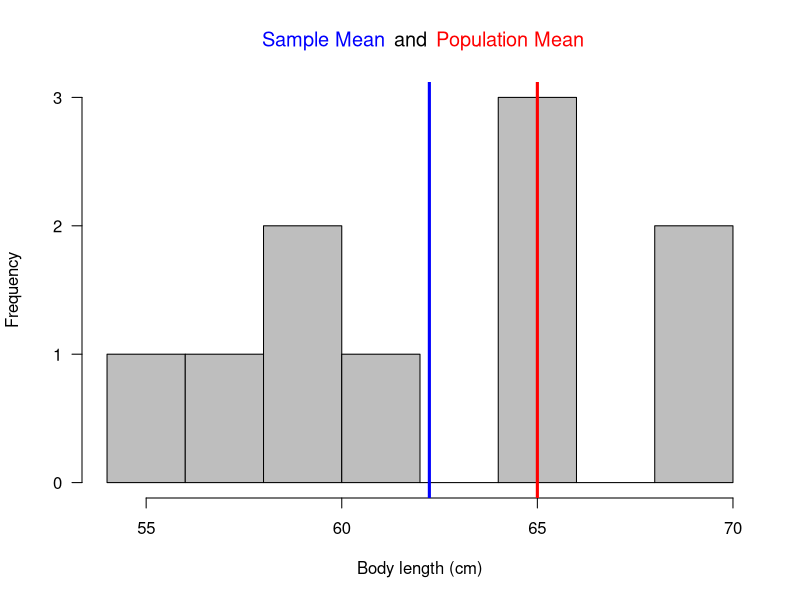
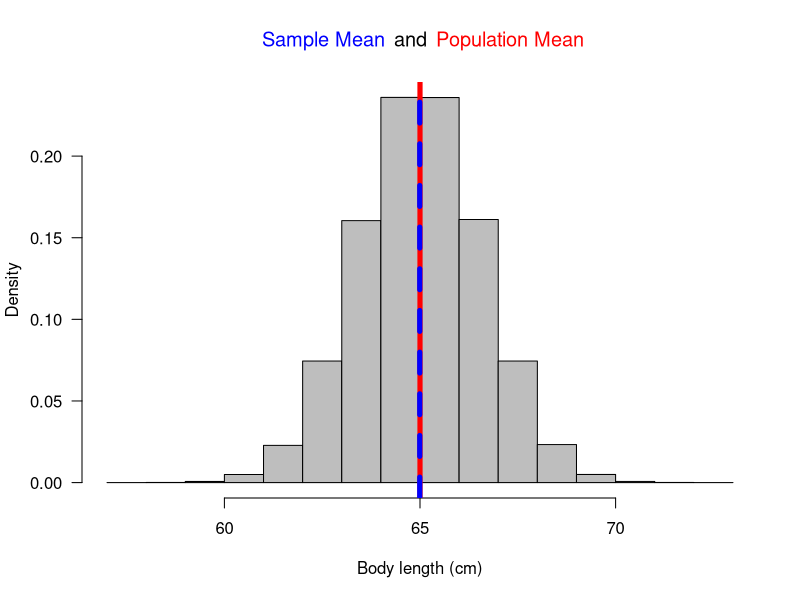
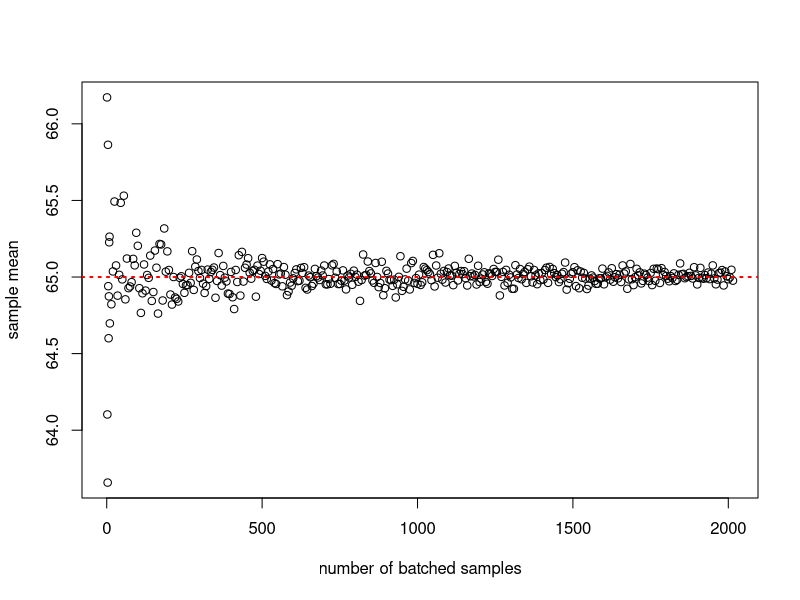
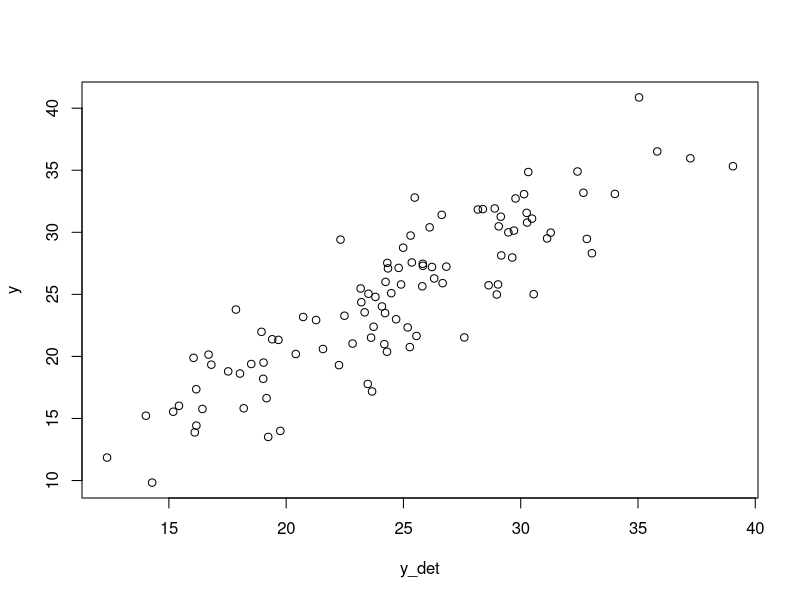
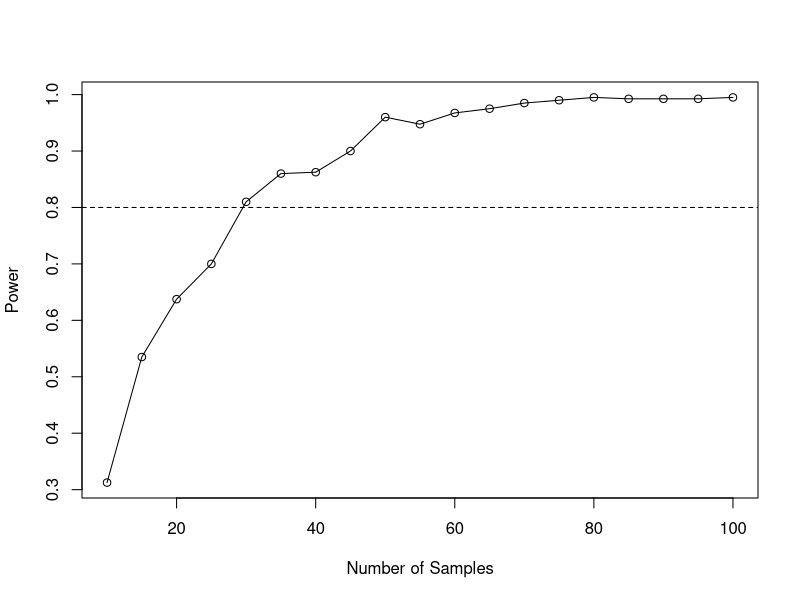

Write R code to recreate these figures, in order. (Note: this script raises an error after producing the figures.)
#################################
#
# Code for simulation session # 1
#
# Produced by Mason Fidino
#
#


##############################################################################
###  EXAMPLE 1
##############################################################################

# Purpose: Simple example of simulating samples from a normal distribution

# population values for mean and standard deviation
# of individual lengths for snakes

mu <- 65 # population mean
sigma <- 5 # population sd

# Single sample
set.seed(44) # set this so everyone gets same results
x <- rnorm(n = 10, mean = mu, sd = sigma)

# summarize the sample

mean(x)
sd(x)

# plot out a histogram of the sample and compare 
# sample mean to population mean

hist(x, col = "gray", xlab = "Body length (cm)", las = 1, main = "")
# Fancy title stuff to add different colors
title(expression("Sample Mean "* phantom("and Population mean")), col.main = "blue")
title(expression(phantom("Sample mean ")*"and"*phantom( "Population mean")), 
      col.main = "black")
title(expression(phantom("Sample mean and")*"   Population Mean"), col.main = "red")
# line for population mean
abline(v = mu, lwd = 3, col = "red")
# line for sample mean
abline(v = mean(x), lwd = 3, col = "blue")


####################################################################################
# Example 1 end; Back to power point
####################################################################################

####################################################################################
# Example 2 start
####################################################################################

### Purpose: Taking a repeated sample of the means to determine 
###          if the difference between our sample mean
###           and our population mean is just sampling variation


# number of samples
n_iter <- 10^6

# vector for samples to go, we create this vector because it
# speeds up computation
sample_means <- rep(NA, n_iter)

# fill each element of sample_means with the mean of 10 random 
# samples from our population mean and standard deviation 

for(i in 1:n_iter){
  sample_means[i] <- mean(rnorm(n=10, mean = mu, sd = sigma))
}

# plot out the sample means and compare to the population mean

hist(sample_means, col = "gray", main = "", xlab = "Body length (cm)",
     n_class = 50, freq = FALSE, las = 1)
title(expression("Sample Mean "* phantom("and Population mean")), col.main = "blue")
title(expression(phantom("Sample mean ")*"and"*phantom( "Population mean")), 
      col.main = "black")
title(expression(phantom("Sample mean and")*"   Population Mean"), col.main = "red")
abline(v = mu, lwd = 5, col = "red")
abline(v = mean(sample_means[1:6000]), lwd = 5, col = "blue", lty = 2)

# See how estimates of the sample mean get more precise with repeated samples

to_mean <- c(1:10, seq(15, 2015, 5))
new_means <- rep(NA, length(to_mean))
for(i in 1:length(to_mean)){
  new_means[i] <- mean(sample(sample_means,size = to_mean[i], replace = FALSE))
}
plot(new_means ~ to_mean, xlab = "number of batched samples", ylab = "sample mean")
abline(h = mu, lwd = 2, col = "red", lty = 3)


####################################################################################
# Example 2 end; Back to power point
####################################################################################

####################################################################################
# Example 3 start
####################################################################################


# Purpose: simulating a linear model

# step 1: create deterministic part of linear model with 2 covariates
# 2 covariates
x1 <- rnorm(100) #100 random draws, mean 0, sd 1. 
x2 <- rnorm(100)

# Why set mean to zero and sd to 1?



# small aside
####################################################################
# z transformation is common technique, sets these constraints

unif_covar <- runif(1000, min = 5, max = 59) # random uniform,l
mean(unif_covar)
sd(unif_covar)

# apply z-transformation and look at mean and sd

scaled_unif <- scale(unif_covar)
mean(scaled_unif)
sd(scaled_unif)

### Z-transformation is ideal because it makes interpretation of 
### regression coefficients easier as they are now scale-independent
############################################################################
# back to simulation

# set parameter estimates for deterministic model
b0 <- 25 # intercept
b1 <- -5 # slope of b1
b2 <- 3 # slope of b2

# Step 2: simulate dependent variable, multiply all 100 values of x1 and x2
# by their true parameters, add those together with the intercept

y_det <- b0 + b1 * x1 + b2 * x2

# or you can do this with matrix math

B <- rbind(b0, b1, b2) # column vector
X <- cbind(1, x1, x2) # one is there for the intercept term

y_det2 <- X %*% B

# check if they are the same

identical(as.numeric(y_det2), y_det) # yep!

# Step 3: Add sampling variation

y <- rnorm(100, mean = y_det, sd = 3)

# Observe how y_det and y differ

plot(y ~y_det)


### side note: for linear models, variation can be added at step 2

set.seed(44)
y1 <- b0 + b1 * x1 + b2 * x2 + rnorm(100, mean = 0, sd = 3)
set.seed(44)
y2 <- rnorm(100, mean = y_det, sd = 3)

identical(y1, y2)


### Step 4: Analyze the model



# specify model
m1 <- lm(y ~ x1 + x2)

# look at output, b0 = 24, b1 = -5, b2 = 3, standard error = 3
summary(m1)


# can be done with grouped data as well
x <- gl(n = 2,k =  50, labels = c("control", "treatment"))

# look to see what is actually put into the model        
X <- model.matrix(y ~ x) # creates dummy variable

# but why did the control get pulled into the intercept, why not
# treatment? That is related to the levels of the factor x.

levels(x)



####################################################################################
# Example 3 end; Back to power point
####################################################################################

####################################################################################
# Example 4 start
####################################################################################

# Purpose: Compute coverage for paramter estimates

### compute coverage

# number of iterations for coverage
n_iter <- 10000

# list to put our quantile output
sample_list <- vector("list", length = n_iter)

# compute quantiles with alpha of 0.05
for(i in 1:n_iter){
  # generate 10 random samples from a normal distribution
  # with mean my and sd sigma and from those 10 random samples
  # compute 95 % confidence intervals
  
  sample_list[[i]] <- quantile(rnorm(n=10, mean = mu, sd = sigma),
                               probs = c(0.025, 0.975))
}

# put the sample_list into a matrix
s2 <- matrix(unlist(sample_list), ncol = 2, byrow = TRUE)

head(s2)

# write wrapper function for apply
ap_wrap <- function(dat = NULL, mu = 65){
  d_low <- dat[1]
  d_high <- dat[2]
  return(d_low <= mu & d_high >= mu )
}

# apply ap_wrap to every row of the s2 matrix
tf_vec <- apply(s2, 1, ap_wrap)

# compute coverage, true values = 1, false values = 0

sum(tf_vec) / length(tf_vec)

####################################################################################
# Example 4 end; Back to power point
####################################################################################

####################################################################################
# Example 5 start
####################################################################################

# Purpose: conduct a simple and more complicated power analysis


# Power analysis, example 1

# Easy example, changing only one parameter, sample size

# Number of iterations for each sample size

n_iter <- 400

# vector to store p values

p_val <- rep(NA, n_iter)

# Number of samples
n_samp <- seq(10, 100, 5)


# vector to put our power into
power_samp <- rep(NA, length(n_samp))

# set slope, intercept, x values, and sampling variation

b0 <- 1 # intercept
b1 <- 2 # slope
x <- rnorm(max(n_samp)) # maximum number of samples needed
sd <- 4 # sampling variation

# Loop through n_samp, and repeat each n_samp n_iter times

for(i in 1:length(n_samp)){
  n <- n_samp[i] # select the ith element in n_samp
  x_samp <- x[1:n] # grab the first n values from x vector
  for(k in 1:n_iter){
    y_det <- b0 + b1 * x_samp # make deterministic part
    y <- rnorm(n, mean = y_det, sd = sd) # add variation
    mod <- lm(y ~ x_samp) # linear model
    p_val[k] <- coef(summary(mod))["x_samp", "Pr(>|t|)"] # pull out only p value
    # for the parameter
  }
  power_samp[i] <- sum(p_val < 0.05)/n_iter
}

# group together power_samp and n_samp

my_ans <- data.frame(n_samp, power_samp)


# plot out the relationship here too

plot(power_samp~ n_samp, type = "l", xlab = "Number of Samples", ylab = "Power")
points(power_samp ~ n_samp)
abline(h = 0.8, lty = 2)


# How many samples to reach a power of 0.8?

head(my_ans[my_ans$power_samp >0.8,],1)

# 35 samples (or somewhere between 30 and 35)!


##########################################################

### More complex example

rm(list = ls())
# vary 1 covariates, sample size, and sampling variation

b0 <- 2 
b1 <- c(0.2, .6, 1) # set covariates

n_samp <- seq(10, 310, 20)
x1 <- rnorm(max(n_samp))


samp_sd <- c(1, 3) # low and high

n_iter <- 100 # fewer iterations here because this will take a while to run
p_val <- rep(NA, n_iter)

              

# How many different combinations are we going to have?

hmm <- expand.grid(b0, b1, n_samp, samp_sd) # 96 different combinations

# big_array

my_array <- array(NA, dim = c(length(b1), length(n_samp), length(samp_sd)))

# only inputting p values from the first regression coefficeint
  for(k in 1:length(b1)){
    b1_1 <- b1[k] # set b1
        for(l in 1:length(n_samp)){
          n <- n_samp[l] # set number of samples
          b1x <- x1[1:n] # grab covariate data
          for(p in 1:length(samp_sd)){
            my_sd <- samp_sd[p] # set sd
            for(q in 1:n_iter){
              y_det <- b0 + b1_1 * b1x # deterministic part of model
              y <- rnorm(n, mean = y_det, sd = my_sd) # add noise
              mod <- lm(y ~ b1x) # apply model
              p_val[q] <- coef(summary(mod))["b1x", "Pr(>|t|)"] # collect p value
            }
            my_array[ k, l, p] <- sum(p_val1 < 0.05)/n_iter # compute power
        }
  }
  }

# sampling variation equals 1, plotting out different values for b1 and n_samp
m1 <- t(my_array[,,-2])
# sampling variation equals 5, plotting out different values for b1 and n_samp
m2 <- t(my_array[,,-1])

windows(height = 6, width = 12)
par(mfrow = c(1, 2))
plot(m1[,1] ~ n_samp, type = "p", ylim = c(0,1), col = "blue", 
     main = "sampling variation = 1", xlab = "number of samples", ylab = "power")
points(m1[,1] ~ n_samp, type = "l", col = "blue")
points(m1[,2] ~ n_samp, type = "p", col = "red")
points(m1[,2] ~ n_samp, type = "l", col = "red")
points(m1[,3] ~ n_samp, type = "p")
points(m1[,3] ~ n_samp, type = "l")
text(c(75, 55, 120), c(0.2, 0.85, 0.95), labels = c("b1 = 0.2", "b1 = 0.6", "b1 = 1"),
     col = c("blue", "red", "black"))
abline(h = 0.8, lty = 2)



plot(m2[,1] ~ n_samp, type = "p", ylim = c(0,1), col = "blue", 
     main = "sampling variation = 3", xlab = "number of samples", ylab = "power")
points(m2[,1] ~ n_samp, type = "l", col = "blue")
points(m2[,2] ~ n_samp, type = "p", col = "red")
points(m2[,2] ~ n_samp, type = "l", col = "red")
points(m2[,3] ~ n_samp, type = "p")
points(m2[,3] ~ n_samp, type = "l")
text(c(100, 150, 100), c(0.15, 0.45, 0.85), labels = c("b1 = 0.2", "b1 = 0.6", "b1 = 1"),
     col = c("blue", "red", "black"))
abline(h = 0.8, lty = 2)


### So, how many samples should you take?











# No knowledge, 200 samples. Pilot data can be used to inform this.




# take aways from this example

# 1. It is hard to estimate parameters and test hyptotheses with noisy data.

# 2. Ecological data sets tend to be noisy, but at least with simulations
#    we can get an idea as to what we should expect.

# 3. If there are design decisions to make (# treatments vs. # replicates w/in
#    treatment), you can use these techniques to optimize power given time / money.

# 4. We did not address systematic bias or psuedo-replication,
#    but that will have a much larger impact on the quality of your data.
#    Thoughtful experimental design  (e.g.
#    measuring and accounting for mass, rainfall, etc., expand range of 
#    covariates tested, etc.) is always going to help.


